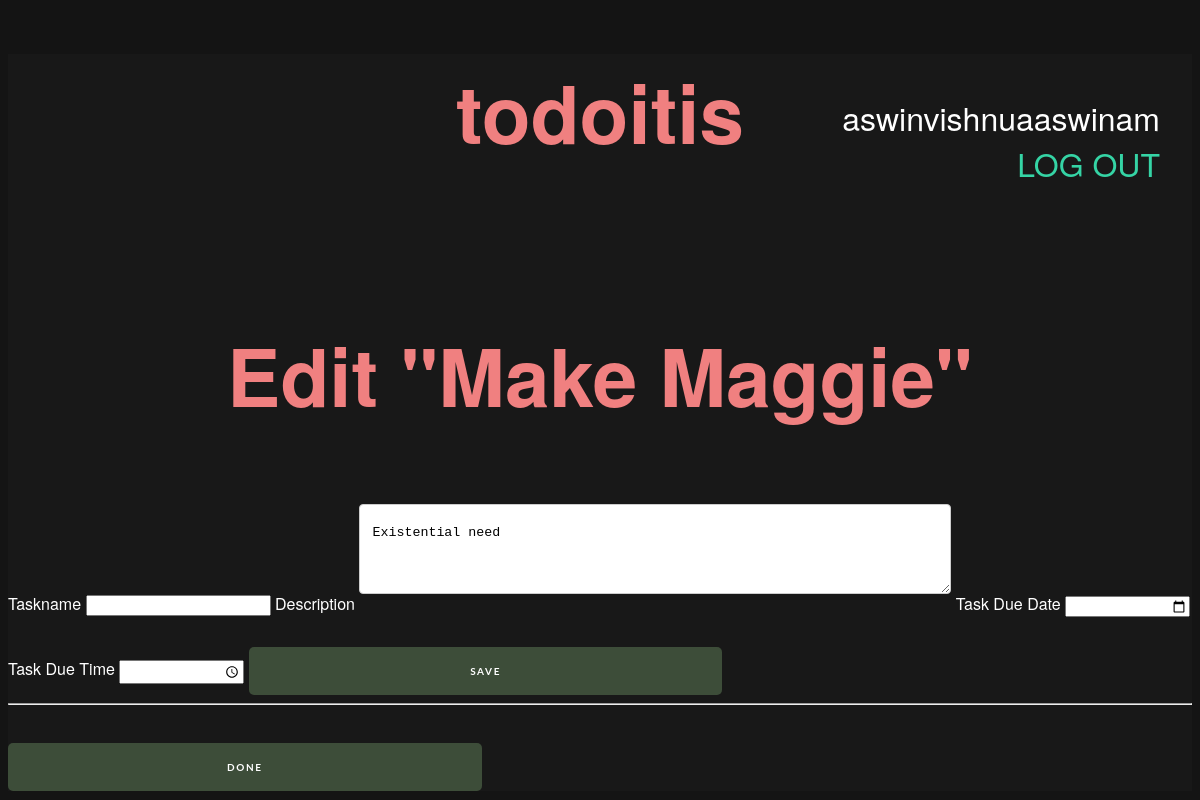
The page /13/update (signed in) on the database its author committed.
### tables this page shows
CREATE TABLE user (
  id INTEGER PRIMARY KEY AUTOINCREMENT,
  username TEXT UNIQUE NOT NULL,
  password TEXT NOT NULL
);

CREATE TABLE tasks(
  id INTEGER PRIMARY KEY AUTOINCREMENT,
  author_id INTEGER NOT NULL,
  due_time TIME NOT NULL,
  due_date DATE NOT NULL,
  task_name TEXT NOT NULL,
  task_desc TEXT NOT NULL,
  FOREIGN KEY (author_id) REFERENCES user (id)
);

### todoitis/todo.py (the view, shortened to what this page needs)
@bp.route('/<int:id>/update', methods=('GET', 'POST'))
@login_required
def update(id):
    task = get_task(id)
    return render_template('tasks/update.html', task=task)

### todoitis/auth.py (called while the page is built)
@bp.before_app_request
def load_logged_in_user():
    user_id = session.get('user_id')
    if user_id is None:
        g.user = None
    else:
        g.user = get_db().execute(
            'SELECT * FROM user WHERE id = ?', (user_id,)
        ).fetchone()

def login_required(view):
    @functools.wraps(view)
    def wrapped_view(**kwargs):
        if g.user is None:
            return redirect(url_for('auth.login'))
        return view(**kwargs)
    return wrapped_view

### todoitis/db.py (called while the page is built)
def get_db():
    if 'db' not in g:
        g.db = sqlite3.connect(
            current_app.config['DATABASE'],
            detect_types=sqlite3.PARSE_DECLTYPES
        )
        g.db.row_factory = sqlite3.Row
    return g.db

### todoitis/todo.py (called while the page is built)
def get_task(id, check_author=True):
    task = get_db().execute(
        'SELECT t.id, task_name, task_desc, due_date, due_time, author_id, username'
        ' FROM tasks t JOIN user u ON t.author_id = u.id'
        ' WHERE t.id = ?',
        (id,)
    ).fetchone()
    if task is None:
        abort(404, f"Task id {id} doesn't exist.")
    if check_author and task['author_id'] != g.user['id']:
        abort(403)
    return task

### todoitis/templates/tasks/update.html
{% extends 'base.html' %}
{% block header %}
  <h1>{% block title %}Edit "{{ task['task_name'] }}"{% endblock %}</h1>
{% endblock %}
{% block content %}
  <form method="post">
    <label for="taskname">Taskname</label>
    <input name="taskname" id="taskname"
      value="{{ request.form['taskname'] or task['task_name'] }}" required>
    <label for="description">Description</label>
    <textarea name="description" id="description">{{ request.form['description'] or task['task_desc'] }}</textarea>
    <label for="duedate">Task Due Date</label>
    <input name="duedate" id="duedate" type="date" step="1" value="{{  task[due_date] }}" required>
    <label for="duetime">Task Due Time</label>
    <input name="duetime" id="duetime" type="time" step="1" value="{{  task[due_time] }}" required>
    <input type="submit" value="Save">
  </form>
  <hr>
  <form action="{{ url_for('tasks.delete', id=task['id']) }}" method="post">
    <input class="danger" type="submit" value="Done" onclick="return confirm('Are you sure?');">
  </form>
{% endblock %}

### todoitis/templates/base.html (shortened to what this page needs)
<!doctype html>
<link rel="stylesheet" href="{{ url_for('static', filename='style.css') }}">
<h1>todoitis</h1>
<div class="logreg">
<ul>
  {% if g.user %}
    <li><span>{{ g.user['username'] }}</span>
    <li><a href="{{ url_for('auth.logout') }}">LOG OUT</a>
  {% else %}
    <li><a href="{{ url_for('auth.register') }}">REGISTER</a>
    <li><a href="{{ url_for('auth.login') }}">LOG IN</a>
  {% endif %}
</ul>
</div>
<section class="content">
  <header>
    {% block header %}{% endblock %}
  </header>
  {% block content %}{% endblock %}
</section>

### todoitis/static/style.css (style rules this page uses)
* { list-style-type: none; color: white; }
h1 { color: lightcoral; font-size: 5rem; text-align: center; }
.logreg { font-size: 2rem; color: rgb(53, 212, 165); text-decoration: none; text-align: right; margin-top: -12rem; padding: 2rem; }
a { color: rgb(53, 212, 165); text-decoration: none; }
[type="submit"] { font-family: 'Lato', Arial, Helvetica, sans-serif; width: 40%; background:#CC6666; border-radius:5px; border:0; cursor:pointer; margin-top:-4px; font-weight:700; display: inline-block; padding: 18px 20px; color: rgb(255, 255, 255); background-color: rgba(72, 92, 67, 0.788); border: 2px transparent crimson; border-radius:5px; font-size: 10px; text-transform: uppercase; letter-spacing: 0.1rem; margin-top: 30px; transition: 0.3s ease; transition-property: background-color, color; }
input[type=text], select, textarea { width: 50%; padding: 12px; border: 1px solid #ccc; border-radius: 4px; box-sizing: border-box; margin-top: 6px; margin-bottom: 16px; resize: vertical; color:black; line-height: 2rem; }

### rows shown on the page
user: user.username "aswinvishnuaaswinam"
tasks: task_name "Make Maggie", taskname "Make Maggie", description "Existential need"
